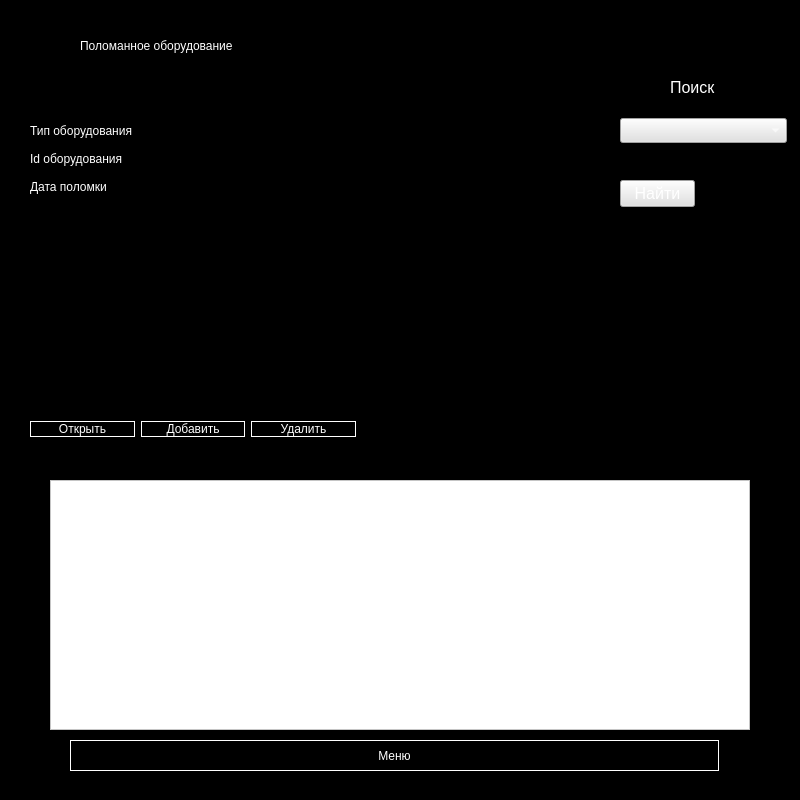
<?xml version="1.0" encoding="UTF-8"?>
<ui version="4.0">
 <class>Form</class>
 <widget class="QWidget" name="Form">
  <property name="geometry">
   <rect>
    <x>0</x>
    <y>0</y>
    <width>800</width>
    <height>800</height>
   </rect>
  </property>
  <property name="windowTitle">
   <string>Form</string>
  </property>
  <property name="styleSheet">
   <string notr="true">background-color: rgb(0, 0, 0);
color: rgb(255, 255, 255);</string>
  </property>
  <widget class="QLabel" name="label_3">
   <property name="geometry">
    <rect>
     <x>80</x>
     <y>10</y>
     <width>681</width>
     <height>71</height>
    </rect>
   </property>
   <property name="toolTip">
    <string>&lt;html&gt;&lt;head/&gt;&lt;body&gt;&lt;p align=&quot;center&quot;&gt;&lt;span style=&quot; font-size:22pt;&quot;&gt;Логин&lt;/span&gt;&lt;/p&gt;&lt;/body&gt;&lt;/html&gt;</string>
   </property>
   <property name="whatsThis">
    <string>&lt;html&gt;&lt;head/&gt;&lt;body&gt;&lt;p&gt;Логин&lt;/p&gt;&lt;/body&gt;&lt;/html&gt;</string>
   </property>
   <property name="styleSheet">
    <string notr="true">font: 40pt &quot;Arial&quot;;</string>
   </property>
   <property name="text">
    <string>Поломанное оборудование</string>
   </property>
   <property name="textFormat">
    <enum>Qt::AutoText</enum>
   </property>
  </widget>
  <widget class="QWidget" name="formLayoutWidget">
   <property name="geometry">
    <rect>
     <x>30</x>
     <y>120</y>
     <width>571</width>
     <height>291</height>
    </rect>
   </property>
   <layout class="QFormLayout" name="formLayout">
    <item row="0" column="0">
     <widget class="QLabel" name="label">
      <property name="toolTip">
       <string>&lt;html&gt;&lt;head/&gt;&lt;body&gt;&lt;p align=&quot;center&quot;&gt;&lt;span style=&quot; font-size:22pt;&quot;&gt;Логин&lt;/span&gt;&lt;/p&gt;&lt;/body&gt;&lt;/html&gt;</string>
      </property>
      <property name="whatsThis">
       <string>&lt;html&gt;&lt;head/&gt;&lt;body&gt;&lt;p&gt;Логин&lt;/p&gt;&lt;/body&gt;&lt;/html&gt;</string>
      </property>
      <property name="styleSheet">
       <string notr="true">font: 22pt &quot;Arial&quot;;</string>
      </property>
      <property name="text">
       <string>Тип оборудования</string>
      </property>
      <property name="textFormat">
       <enum>Qt::AutoText</enum>
      </property>
     </widget>
    </item>
    <item row="0" column="1">
     <widget class="QLineEdit" name="wrt1">
      <property name="styleSheet">
       <string notr="true">font: 20pt &quot;MS Shell Dlg 2&quot;;</string>
      </property>
     </widget>
    </item>
    <item row="1" column="0">
     <widget class="QLabel" name="label_2">
      <property name="toolTip">
       <string>&lt;html&gt;&lt;head/&gt;&lt;body&gt;&lt;p align=&quot;center&quot;&gt;&lt;span style=&quot; font-size:22pt;&quot;&gt;Логин&lt;/span&gt;&lt;/p&gt;&lt;/body&gt;&lt;/html&gt;</string>
      </property>
      <property name="whatsThis">
       <string>&lt;html&gt;&lt;head/&gt;&lt;body&gt;&lt;p&gt;Логин&lt;/p&gt;&lt;/body&gt;&lt;/html&gt;</string>
      </property>
      <property name="styleSheet">
       <string notr="true">font: 22pt &quot;Arial&quot;;</string>
      </property>
      <property name="text">
       <string>Id оборудования</string>
      </property>
      <property name="textFormat">
       <enum>Qt::AutoText</enum>
      </property>
     </widget>
    </item>
    <item row="1" column="1">
     <widget class="QLineEdit" name="wrt2">
      <property name="styleSheet">
       <string notr="true">font: 20pt &quot;MS Shell Dlg 2&quot;;</string>
      </property>
     </widget>
    </item>
    <item row="2" column="0">
     <widget class="QLabel" name="label_4">
      <property name="toolTip">
       <string>&lt;html&gt;&lt;head/&gt;&lt;body&gt;&lt;p align=&quot;center&quot;&gt;&lt;span style=&quot; font-size:22pt;&quot;&gt;Логин&lt;/span&gt;&lt;/p&gt;&lt;/body&gt;&lt;/html&gt;</string>
      </property>
      <property name="whatsThis">
       <string>&lt;html&gt;&lt;head/&gt;&lt;body&gt;&lt;p&gt;Логин&lt;/p&gt;&lt;/body&gt;&lt;/html&gt;</string>
      </property>
      <property name="styleSheet">
       <string notr="true">font: 22pt &quot;Arial&quot;;</string>
      </property>
      <property name="text">
       <string>Дата поломки</string>
      </property>
      <property name="textFormat">
       <enum>Qt::AutoText</enum>
      </property>
     </widget>
    </item>
    <item row="2" column="1">
     <widget class="QLineEdit" name="wrt3">
      <property name="styleSheet">
       <string notr="true">font: 20pt &quot;MS Shell Dlg 2&quot;;</string>
      </property>
     </widget>
    </item>
   </layout>
  </widget>
  <widget class="QLabel" name="label_9">
   <property name="geometry">
    <rect>
     <x>670</x>
     <y>78</y>
     <width>51</width>
     <height>19</height>
    </rect>
   </property>
   <property name="sizePolicy">
    <sizepolicy hsizetype="Preferred" vsizetype="Preferred">
     <horstretch>3</horstretch>
     <verstretch>2</verstretch>
    </sizepolicy>
   </property>
   <property name="font">
    <font>
     <pointsize>12</pointsize>
    </font>
   </property>
   <property name="styleSheet">
    <string notr="true"/>
   </property>
   <property name="text">
    <string>Поиск</string>
   </property>
  </widget>
  <widget class="QComboBox" name="cbColNames">
   <property name="geometry">
    <rect>
     <x>620</x>
     <y>118</y>
     <width>167</width>
     <height>25</height>
    </rect>
   </property>
   <property name="sizePolicy">
    <sizepolicy hsizetype="Preferred" vsizetype="Maximum">
     <horstretch>0</horstretch>
     <verstretch>0</verstretch>
    </sizepolicy>
   </property>
   <property name="font">
    <font>
     <pointsize>12</pointsize>
    </font>
   </property>
   <property name="styleSheet">
    <string notr="true">background-color: rgb(225, 225, 225);</string>
   </property>
  </widget>
  <widget class="QLineEdit" name="leFind">
   <property name="enabled">
    <bool>true</bool>
   </property>
   <property name="geometry">
    <rect>
     <x>620</x>
     <y>149</y>
     <width>167</width>
     <height>25</height>
    </rect>
   </property>
   <property name="sizePolicy">
    <sizepolicy hsizetype="Expanding" vsizetype="Maximum">
     <horstretch>0</horstretch>
     <verstretch>0</verstretch>
    </sizepolicy>
   </property>
   <property name="font">
    <font>
     <pointsize>12</pointsize>
    </font>
   </property>
   <property name="styleSheet">
    <string notr="true">color: rgb(225, 225, 225); </string>
   </property>
   <property name="text">
    <string/>
   </property>
  </widget>
  <widget class="QPushButton" name="pbFind">
   <property name="geometry">
    <rect>
     <x>620</x>
     <y>180</y>
     <width>75</width>
     <height>27</height>
    </rect>
   </property>
   <property name="font">
    <font>
     <pointsize>12</pointsize>
    </font>
   </property>
   <property name="styleSheet">
    <string notr="true">background-color: rgb(225, 225, 225);</string>
   </property>
   <property name="text">
    <string>Найти</string>
   </property>
  </widget>
  <widget class="QTableWidget" name="tableWidget">
   <property name="geometry">
    <rect>
     <x>50</x>
     <y>480</y>
     <width>700</width>
     <height>250</height>
    </rect>
   </property>
   <property name="styleSheet">
    <string notr="true">background-color: rgb(255, 255, 255);
color: rgb(0, 0, 0);
alternate-background-color: rgb(96, 96, 96);
selection-background-color: rgb(40, 40, 40);</string>
   </property>
  </widget>
  <widget class="QPushButton" name="hub">
   <property name="geometry">
    <rect>
     <x>70</x>
     <y>740</y>
     <width>649</width>
     <height>31</height>
    </rect>
   </property>
   <property name="styleSheet">
    <string notr="true">font: 18pt &quot;MS Shell Dlg 2&quot;;
border: 1px solid rgb(255, 255, 255);</string>
   </property>
   <property name="text">
    <string>Меню</string>
   </property>
  </widget>
  <widget class="QWidget" name="layoutWidget">
   <property name="geometry">
    <rect>
     <x>30</x>
     <y>410</y>
     <width>326</width>
     <height>39</height>
    </rect>
   </property>
   <layout class="QHBoxLayout" name="horizontalLayout">
    <item>
     <widget class="QPushButton" name="OpenButton">
      <property name="styleSheet">
       <string notr="true">font: 18pt &quot;MS Shell Dlg 2&quot;;
border: 1px solid rgb(255, 255, 255);</string>
      </property>
      <property name="text">
       <string>Открыть</string>
      </property>
     </widget>
    </item>
    <item>
     <widget class="QPushButton" name="InnerButton">
      <property name="styleSheet">
       <string notr="true">font: 18pt &quot;MS Shell Dlg 2&quot;;
border: 1px solid rgb(255, 255, 255);</string>
      </property>
      <property name="text">
       <string>Добавить</string>
      </property>
     </widget>
    </item>
    <item>
     <widget class="QPushButton" name="DeleteButton">
      <property name="styleSheet">
       <string notr="true">font: 18pt &quot;MS Shell Dlg 2&quot;;
border: 1px solid rgb(255, 255, 255);</string>
      </property>
      <property name="text">
       <string>Удалить</string>
      </property>
     </widget>
    </item>
   </layout>
  </widget>
 </widget>
 <resources/>
 <connections/>
</ui>
